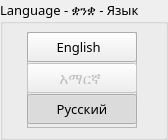
    <widget class="QGroupBox" name="groupBoxLanguage">
     <property name="geometry">
      <rect>
       <x>1052</x>
       <y>10</y>
       <width>168</width>
       <height>140</height>
      </rect>
     </property>
     <property name="font">
      <font>
       <family>Noto Sans</family>
       <pointsize>10</pointsize>
      </font>
     </property>
     <property name="accessibleDescription">
      <string>G</string>
     </property>
     <property name="styleSheet">
      <string notr="true"/>
     </property>
     <property name="title">
      <string>Language - ቋንቋ - Язык</string>
     </property>
     <widget class="QFrame" name="frame_8">
      <property name="geometry">
       <rect>
        <x>27</x>
        <y>32</y>
        <width>110</width>
        <height>96</height>
       </rect>
      </property>
      <property name="accessibleDescription">
       <string>Zapusk</string>
      </property>
      <property name="styleSheet">
       <string notr="true">QFrame[accessibleDescription=&quot;Zapusk&quot;]{
   border: 0px;
	background-color: qlineargradient(spread:pad, x1:0, y1:0, x2:0, y2:1, 
	stop:0 rgba(0,0,0,0),
	stop:0.25 rgba(0,0,0,0),
	stop:0.26 rgba(0,0,0,255),
	stop:0.39 rgba(0,0,0,255),
	stop:0.4 rgba(0,0,0,0),
	stop:0.6 rgba(0,0,0,0),
	stop:0.61 rgba(0,0,0,255),
	stop:0.74 rgba(0,0,0,255),
	stop:0.75 rgba(0,0,0,0),
	stop:1 rgba(0,0,0,0));
}


/*
QPushButton[accessibleDescription=&quot;400&quot;]{
	border-top-left-radius: 7px;
	border-top-right-radius: 7px;
}

QPushButton[accessibleDescription=&quot;Ext&quot;]{
	border-bottom-left-radius: 7px;
	border-bottom-right-radius: 7px;
}
*/

</string>
      </property>
      <property name="frameShape">
       <enum>QFrame::StyledPanel</enum>
      </property>
      <property name="frameShadow">
       <enum>QFrame::Raised</enum>
      </property>
      <widget class="QPushButton" name="pushButtonEnglish">
       <property name="enabled">
        <bool>true</bool>
       </property>
       <property name="geometry">
        <rect>
         <x>0</x>
         <y>0</y>
         <width>110</width>
         <height>30</height>
        </rect>
       </property>
       <property name="sizePolicy">
        <sizepolicy hsizetype="Minimum" vsizetype="Maximum">
         <horstretch>0</horstretch>
         <verstretch>0</verstretch>
        </sizepolicy>
       </property>
       <property name="font">
        <font>
         <family>Ubuntu</family>
         <pointsize>10</pointsize>
         <weight>50</weight>
         <bold>false</bold>
         <stylestrategy>PreferAntialias</stylestrategy>
        </font>
       </property>
       <property name="cursor">
        <cursorShape>PointingHandCursor</cursorShape>
       </property>
       <property name="focusPolicy">
        <enum>Qt::NoFocus</enum>
       </property>
       <property name="accessibleDescription">
        <string>400</string>
       </property>
       <property name="layoutDirection">
        <enum>Qt::LeftToRight</enum>
       </property>
       <property name="styleSheet">
        <string notr="true">background-position: 10px, 10px;</string>
       </property>
       <property name="text">
        <string>   English     </string>
       </property>
       <property name="icon">
        <iconset resource="resgui.qrc">
         <normaloff>:/rb2/resgui/radioBtn2/radioOff.png</normaloff>
         <normalon>:/rb2/resgui/radioBtn2/radioOn.png</normalon>:/rb2/resgui/radioBtn2/radioOff.png</iconset>
       </property>
       <property name="iconSize">
        <size>
         <width>17</width>
         <height>17</height>
        </size>
       </property>
       <property name="checkable">
        <bool>true</bool>
       </property>
       <property name="checked">
        <bool>false</bool>
       </property>
       <property name="autoExclusive">
        <bool>true</bool>
       </property>
       <property name="flat">
        <bool>false</bool>
       </property>
      </widget>
      <widget class="QPushButton" name="pushButtonPortug">
       <property name="enabled">
        <bool>false</bool>
       </property>
       <property name="geometry">
        <rect>
         <x>0</x>
         <y>31</y>
         <width>110</width>
         <height>30</height>
        </rect>
       </property>
       <property name="sizePolicy">
        <sizepolicy hsizetype="Minimum" vsizetype="Maximum">
         <horstretch>0</horstretch>
         <verstretch>0</verstretch>
        </sizepolicy>
       </property>
       <property name="font">
        <font>
         <family>Ubuntu</family>
         <pointsize>11</pointsize>
         <weight>50</weight>
         <bold>false</bold>
         <stylestrategy>PreferAntialias</stylestrategy>
        </font>
       </property>
       <property name="cursor">
        <cursorShape>PointingHandCursor</cursorShape>
       </property>
       <property name="focusPolicy">
        <enum>Qt::NoFocus</enum>
       </property>
       <property name="accessibleDescription">
        <string>M</string>
       </property>
       <property name="styleSheet">
        <string notr="true"/>
       </property>
       <property name="text">
        <string>   አማርኛ    </string>
       </property>
       <property name="icon">
        <iconset resource="resgui.qrc">
         <normaloff>:/rb2/resgui/radioBtn2/radioOff.png</normaloff>
         <normalon>:/rb2/resgui/radioBtn2/radioOn.png</normalon>
         <disabledoff>:/rb2/resgui/radioBtn2/radioOff.png</disabledoff>
         <disabledon>:/rb2/resgui/radioBtn2/radioOn.png</disabledon>:/rb2/resgui/radioBtn2/radioOff.png</iconset>
       </property>
       <property name="iconSize">
        <size>
         <width>17</width>
         <height>17</height>
        </size>
       </property>
       <property name="checkable">
        <bool>true</bool>
       </property>
       <property name="checked">
        <bool>false</bool>
       </property>
       <property name="autoExclusive">
        <bool>true</bool>
       </property>
       <property name="flat">
        <bool>false</bool>
       </property>
      </widget>
      <widget class="QPushButton" name="pushButtonRussian">
       <property name="enabled">
        <bool>true</bool>
       </property>
       <property name="geometry">
        <rect>
         <x>0</x>
         <y>62</y>
         <width>110</width>
         <height>30</height>
        </rect>
       </property>
       <property name="sizePolicy">
        <sizepolicy hsizetype="Minimum" vsizetype="Maximum">
         <horstretch>0</horstretch>
         <verstretch>0</verstretch>
        </sizepolicy>
       </property>
       <property name="font">
        <font>
         <family>Ubuntu</family>
         <pointsize>10</pointsize>
         <weight>50</weight>
         <bold>false</bold>
         <stylestrategy>PreferAntialias</stylestrategy>
        </font>
       </property>
       <property name="cursor">
        <cursorShape>PointingHandCursor</cursorShape>
       </property>
       <property name="focusPolicy">
        <enum>Qt::NoFocus</enum>
       </property>
       <property name="accessibleDescription">
        <string>Ext</string>
       </property>
       <property name="styleSheet">
        <string notr="true"/>
       </property>
       <property name="text">
        <string>   Русский   </string>
       </property>
       <property name="icon">
        <iconset resource="resgui.qrc">
         <normaloff>:/rb2/resgui/radioBtn2/radioOff.png</normaloff>
         <normalon>:/rb2/resgui/radioBtn2/radioOn.png</normalon>
         <activeoff>:/rb2/resgui/radioBtn2/radioOff.png</activeoff>
         <selectedoff>:/rb2/resgui/radioBtn2/radioOff.png</selectedoff>:/rb2/resgui/radioBtn2/radioOff.png</iconset>
       </property>
       <property name="iconSize">
        <size>
         <width>17</width>
         <height>17</height>
        </size>
       </property>
       <property name="checkable">
        <bool>true</bool>
       </property>
       <property name="checked">
        <bool>true</bool>
       </property>
       <property name="autoExclusive">
        <bool>true</bool>
       </property>
       <property name="flat">
        <bool>false</bool>
       </property>
      </widget>
     </widget>
    </widget>
